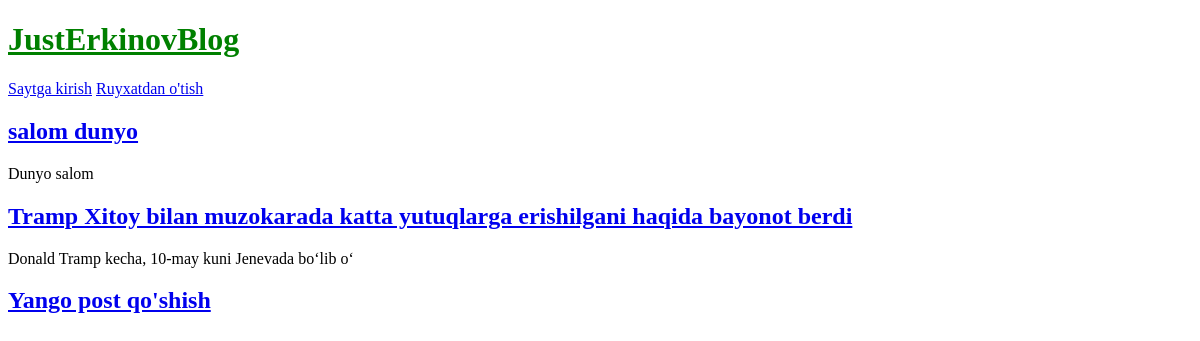
The app's page /, older data.
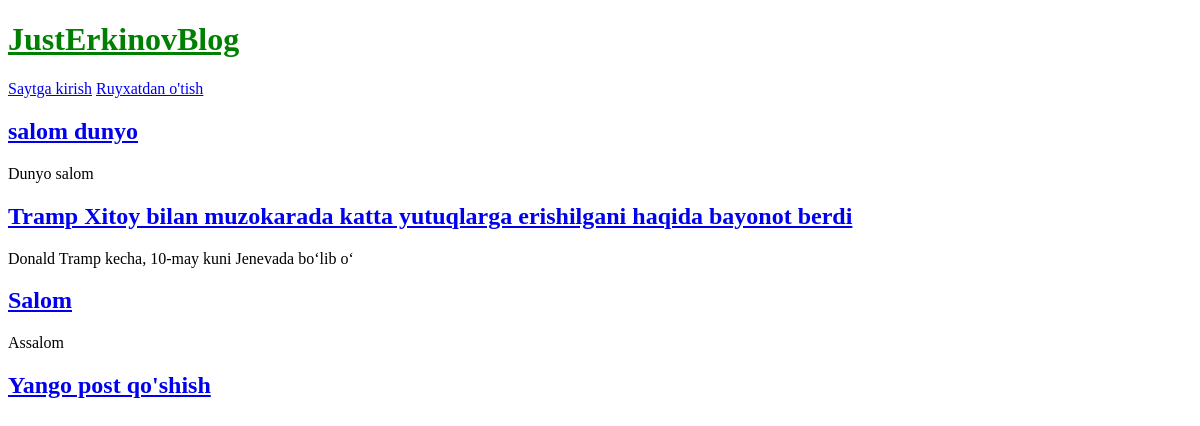
The same page, newer data.
### blog/models.py (models this page shows, shortened)
class Post(models.Model):
    title = models.CharField(max_length=200)
    author = models.ForeignKey(
        'auth.User',
        on_delete=models.CASCADE
    )
    body = models.TextField()

### blog/views.py (the view)
# urls.py: path('', views.BlogListView.as_view(), name='home'),
class BlogListView(ListView):
    model = Post
    template_name = 'home.html'

### templates/home.html
{% extends 'base.html' %}
{% block content %}
{% for post in object_list %}
    <div class="post-entry">
        <h2><a href="{% url 'post_detail' post.pk  %}">{{ post.title }}</a></h2>
        <p>{{ post.body | slice:":50"}}</p>
    </div>
{% endfor %}
{% endblock content  %}

### templates/base.html (shortened to what this page needs)
{% load static %}
<!DOCTYPE html>
<html lang="en">
<head>
    <link rel="stylesheet" href="{% static 'css/base.css' %}">
</head>
<body>
    <header>
        <h1> <a href="{% url 'home'  %}"> JustErkinovBlog </a> </h1>
    </header>
    {% if user.is_authenticated %}
        <p>Xush kelibsiz!, {{ user.username }}</p>
        <p>
        <form method="post" action="{% url 'logout' %}">
            {% csrf_token %}
        <button type="submit">Saytdan chiqish</button>
</form>
        </p>
    {% else %}
        <p>
            <a href="{% url 'login' %}">Saytga kirish</a>
            <a href="{% url 'signup' %}">Ruyxatdan o'tish</a>
        </p>
    {% endif %}
<div>
    {% block content %}
    {% endblock %}
</div>
    <footer>
        <h2> <a href="{% url 'post_new' %}">Yango post qo'shish</a> </h2>
    </footer>
</body>
</html>

### static/css/base.css (style rules this page uses)
header h1 a { color: green; }

Row changes from the older to the newer data that the page shows:
added Post: title "Salom", body "Assalom"
